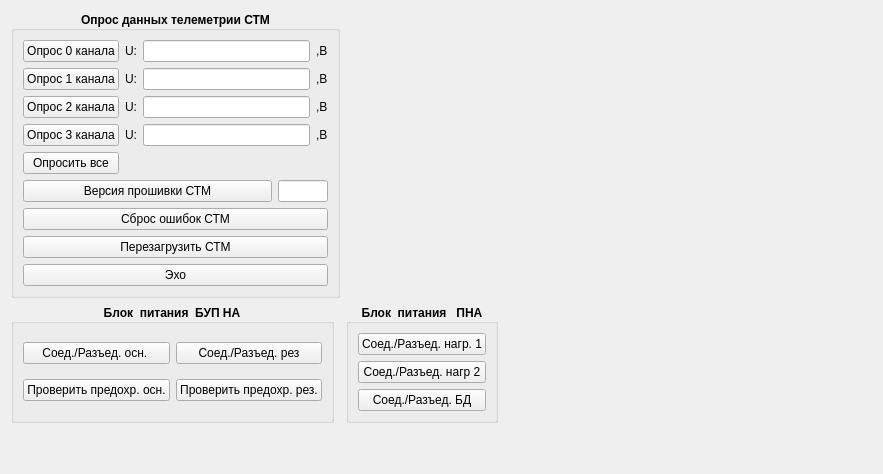
      <widget class="QWidget" name="tab_5">
       <attribute name="title">
        <string>CTM</string>
       </attribute>
       <layout class="QGridLayout" name="gridLayout_31">
        <item row="2" column="0">
         <spacer name="verticalSpacer_8">
          <property name="orientation">
           <enum>Qt::Vertical</enum>
          </property>
          <property name="sizeHint" stdset="0">
           <size>
            <width>20</width>
            <height>40</height>
           </size>
          </property>
         </spacer>
        </item>
        <item row="0" column="2">
         <spacer name="horizontalSpacer_6">
          <property name="orientation">
           <enum>Qt::Horizontal</enum>
          </property>
          <property name="sizeHint" stdset="0">
           <size>
            <width>40</width>
            <height>20</height>
           </size>
          </property>
         </spacer>
        </item>
        <item row="0" column="4">
         <spacer name="horizontalSpacer_4">
          <property name="orientation">
           <enum>Qt::Horizontal</enum>
          </property>
          <property name="sizeHint" stdset="0">
           <size>
            <width>334</width>
            <height>20</height>
           </size>
          </property>
         </spacer>
        </item>
        <item row="0" column="3">
         <spacer name="horizontalSpacer_5">
          <property name="orientation">
           <enum>Qt::Horizontal</enum>
          </property>
          <property name="sizeHint" stdset="0">
           <size>
            <width>40</width>
            <height>20</height>
           </size>
          </property>
         </spacer>
        </item>
        <item row="1" column="0">
         <widget class="QGroupBox" name="groupBox_11">
          <property name="font">
           <font>
            <weight>75</weight>
            <bold>true</bold>
           </font>
          </property>
          <property name="title">
           <string>Блок  питания  БУП НА</string>
          </property>
          <property name="alignment">
           <set>Qt::AlignCenter</set>
          </property>
          <layout class="QGridLayout" name="gridLayout_12">
           <item row="0" column="1">
            <widget class="QPushButton" name="pushButton_15">
             <property name="font">
              <font>
               <weight>50</weight>
               <bold>false</bold>
              </font>
             </property>
             <property name="text">
              <string>Соед./Разъед. рез</string>
             </property>
            </widget>
           </item>
           <item row="0" column="0">
            <widget class="QPushButton" name="pushButton_14">
             <property name="font">
              <font>
               <weight>50</weight>
               <bold>false</bold>
              </font>
             </property>
             <property name="text">
              <string>Соед./Разъед. осн. </string>
             </property>
            </widget>
           </item>
           <item row="2" column="1">
            <widget class="QPushButton" name="pushButton_check_fuse_3">
             <property name="font">
              <font>
               <weight>50</weight>
               <bold>false</bold>
              </font>
             </property>
             <property name="text">
              <string>Проверить предохр. рез.</string>
             </property>
            </widget>
           </item>
           <item row="2" column="0">
            <widget class="QPushButton" name="pushButton_check_fuse_4">
             <property name="font">
              <font>
               <weight>50</weight>
               <bold>false</bold>
              </font>
             </property>
             <property name="text">
              <string>Проверить предохр. осн.</string>
             </property>
            </widget>
           </item>
          </layout>
         </widget>
        </item>
        <item row="1" column="2">
         <widget class="QGroupBox" name="groupBox_13">
          <property name="font">
           <font>
            <weight>75</weight>
            <bold>true</bold>
           </font>
          </property>
          <property name="title">
           <string>Блок  питания   ПНА</string>
          </property>
          <property name="alignment">
           <set>Qt::AlignCenter</set>
          </property>
          <layout class="QGridLayout" name="gridLayout_19">
           <item row="0" column="0">
            <widget class="QPushButton" name="pushButton_18">
             <property name="font">
              <font>
               <weight>50</weight>
               <bold>false</bold>
              </font>
             </property>
             <property name="text">
              <string>Соед./Разъед. нагр. 1</string>
             </property>
            </widget>
           </item>
           <item row="1" column="0">
            <widget class="QPushButton" name="pushButton_16">
             <property name="font">
              <font>
               <weight>50</weight>
               <bold>false</bold>
              </font>
             </property>
             <property name="text">
              <string>Соед./Разъед. нагр 2</string>
             </property>
            </widget>
           </item>
           <item row="2" column="0">
            <widget class="QPushButton" name="pushButton_17">
             <property name="font">
              <font>
               <weight>50</weight>
               <bold>false</bold>
              </font>
             </property>
             <property name="text">
              <string>Соед./Разъед. БД</string>
             </property>
            </widget>
           </item>
          </layout>
         </widget>
        </item>
        <item row="0" column="0" colspan="2">
         <widget class="QGroupBox" name="groupBox_5">
          <property name="font">
           <font>
            <weight>75</weight>
            <bold>true</bold>
           </font>
          </property>
          <property name="title">
           <string>Опрос данных телеметрии СТМ</string>
          </property>
          <property name="alignment">
           <set>Qt::AlignCenter</set>
          </property>
          <layout class="QGridLayout" name="gridLayout_15">
           <item row="0" column="0">
            <layout class="QGridLayout" name="gridLayout_6">
             <item row="0" column="0">
              <widget class="QPushButton" name="pushButton_ctm_ch_0">
               <property name="font">
                <font>
                 <weight>50</weight>
                 <bold>false</bold>
                </font>
               </property>
               <property name="text">
                <string>Опрос 0 канала</string>
               </property>
              </widget>
             </item>
             <item row="0" column="1">
              <widget class="QLabel" name="label_19">
               <property name="font">
                <font>
                 <weight>50</weight>
                 <bold>false</bold>
                </font>
               </property>
               <property name="text">
                <string>U:</string>
               </property>
              </widget>
             </item>
             <item row="0" column="2">
              <widget class="QLineEdit" name="lineEdit_ctm_ch_0">
               <property name="font">
                <font>
                 <weight>50</weight>
                 <bold>false</bold>
                </font>
               </property>
              </widget>
             </item>
             <item row="0" column="3">
              <widget class="QLabel" name="label_20">
               <property name="font">
                <font>
                 <weight>50</weight>
                 <bold>false</bold>
                </font>
               </property>
               <property name="text">
                <string>,B</string>
               </property>
              </widget>
             </item>
             <item row="1" column="0">
              <widget class="QPushButton" name="pushButton_ctm_ch_1">
               <property name="font">
                <font>
                 <weight>50</weight>
                 <bold>false</bold>
                </font>
               </property>
               <property name="text">
                <string>Опрос 1 канала</string>
               </property>
              </widget>
             </item>
             <item row="1" column="1">
              <widget class="QLabel" name="label_12">
               <property name="font">
                <font>
                 <weight>50</weight>
                 <bold>false</bold>
                </font>
               </property>
               <property name="text">
                <string>U:</string>
               </property>
              </widget>
             </item>
             <item row="1" column="2">
              <widget class="QLineEdit" name="lineEdit_ctm_ch_1">
               <property name="font">
                <font>
                 <weight>50</weight>
                 <bold>false</bold>
                </font>
               </property>
              </widget>
             </item>
             <item row="1" column="3">
              <widget class="QLabel" name="label_9">
               <property name="font">
                <font>
                 <weight>50</weight>
                 <bold>false</bold>
                </font>
               </property>
               <property name="text">
                <string>,B</string>
               </property>
              </widget>
             </item>
             <item row="2" column="0">
              <widget class="QPushButton" name="pushButton_ctm_ch_2">
               <property name="font">
                <font>
                 <weight>50</weight>
                 <bold>false</bold>
                </font>
               </property>
               <property name="text">
                <string>Опрос 2 канала</string>
               </property>
              </widget>
             </item>
             <item row="2" column="1">
              <widget class="QLabel" name="label_21">
               <property name="font">
                <font>
                 <weight>50</weight>
                 <bold>false</bold>
                </font>
               </property>
               <property name="text">
                <string>U:</string>
               </property>
              </widget>
             </item>
             <item row="2" column="2">
              <widget class="QLineEdit" name="lineEdit_ctm_ch_2">
               <property name="font">
                <font>
                 <weight>50</weight>
                 <bold>false</bold>
                </font>
               </property>
              </widget>
             </item>
             <item row="2" column="3">
              <widget class="QLabel" name="label_22">
               <property name="font">
                <font>
                 <weight>50</weight>
                 <bold>false</bold>
                </font>
               </property>
               <property name="text">
                <string>,B</string>
               </property>
              </widget>
             </item>
             <item row="3" column="0">
              <widget class="QPushButton" name="pushButton_ctm_ch_3">
               <property name="font">
                <font>
                 <weight>50</weight>
                 <bold>false</bold>
                </font>
               </property>
               <property name="text">
                <string>Опрос 3 канала</string>
               </property>
              </widget>
             </item>
             <item row="3" column="1">
              <widget class="QLabel" name="label_23">
               <property name="font">
                <font>
                 <weight>50</weight>
                 <bold>false</bold>
                </font>
               </property>
               <property name="text">
                <string>U:</string>
               </property>
              </widget>
             </item>
             <item row="3" column="2">
              <widget class="QLineEdit" name="lineEdit_ctm_ch_3">
               <property name="font">
                <font>
                 <weight>50</weight>
                 <bold>false</bold>
                </font>
               </property>
              </widget>
             </item>
             <item row="3" column="3">
              <widget class="QLabel" name="label_24">
               <property name="font">
                <font>
                 <weight>50</weight>
                 <bold>false</bold>
                </font>
               </property>
               <property name="text">
                <string>,B</string>
               </property>
              </widget>
             </item>
             <item row="4" column="0">
              <widget class="QPushButton" name="pushButton_ctm_ch_4">
               <property name="font">
                <font>
                 <weight>50</weight>
                 <bold>false</bold>
                </font>
               </property>
               <property name="text">
                <string>Опросить все</string>
               </property>
              </widget>
             </item>
            </layout>
           </item>
           <item row="1" column="0">
            <layout class="QGridLayout" name="gridLayout_14">
             <item row="0" column="0">
              <widget class="QPushButton" name="pushButton_6">
               <property name="font">
                <font>
                 <weight>50</weight>
                 <bold>false</bold>
                </font>
               </property>
               <property name="text">
                <string>Версия прошивки СТМ</string>
               </property>
              </widget>
             </item>
             <item row="0" column="1">
              <widget class="QLineEdit" name="lineEdit">
               <property name="maximumSize">
                <size>
                 <width>50</width>
                 <height>16777215</height>
                </size>
               </property>
               <property name="font">
                <font>
                 <weight>50</weight>
                 <bold>false</bold>
                </font>
               </property>
              </widget>
             </item>
             <item row="2" column="0" colspan="2">
              <widget class="QPushButton" name="pushButton_res_stm">
               <property name="font">
                <font>
                 <weight>50</weight>
                 <bold>false</bold>
                </font>
               </property>
               <property name="text">
                <string>Перезагрузить СТМ</string>
               </property>
              </widget>
             </item>
             <item row="1" column="0" colspan="2">
              <widget class="QPushButton" name="res_err_stm">
               <property name="font">
                <font>
                 <weight>50</weight>
                 <bold>false</bold>
                </font>
               </property>
               <property name="text">
                <string>Сброс ошибок СТМ</string>
               </property>
              </widget>
             </item>
             <item row="3" column="0" colspan="2">
              <widget class="QPushButton" name="pushButton_19">
               <property name="font">
                <font>
                 <weight>50</weight>
                 <bold>false</bold>
                </font>
               </property>
               <property name="text">
                <string>Эхо</string>
               </property>
              </widget>
             </item>
            </layout>
           </item>
          </layout>
         </widget>
        </item>
       </layout>
      </widget>
